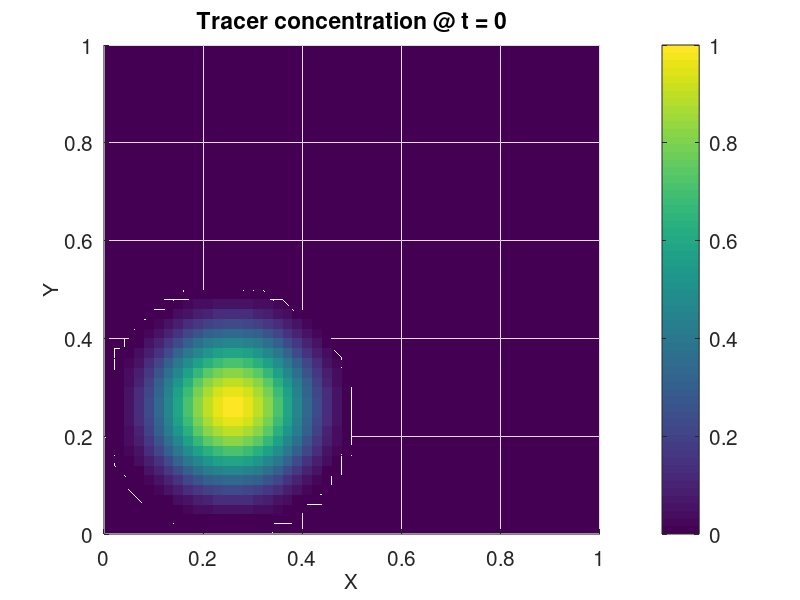
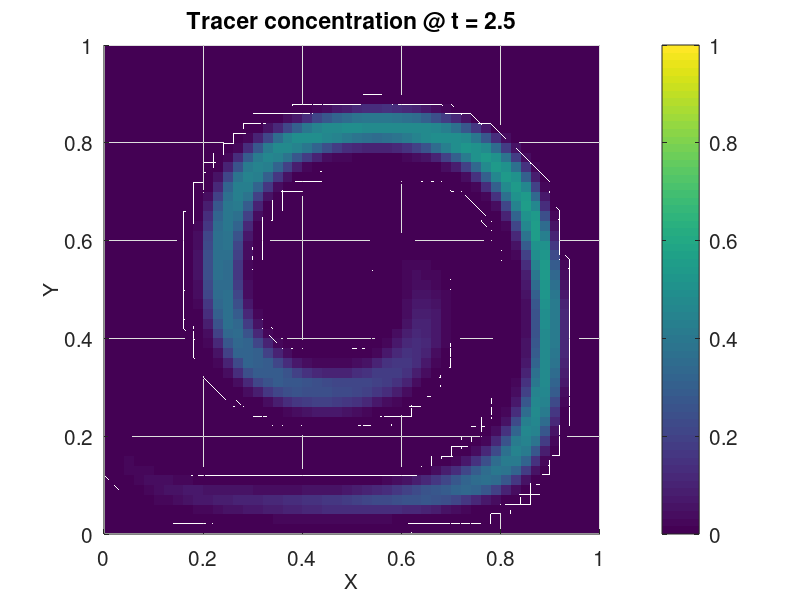
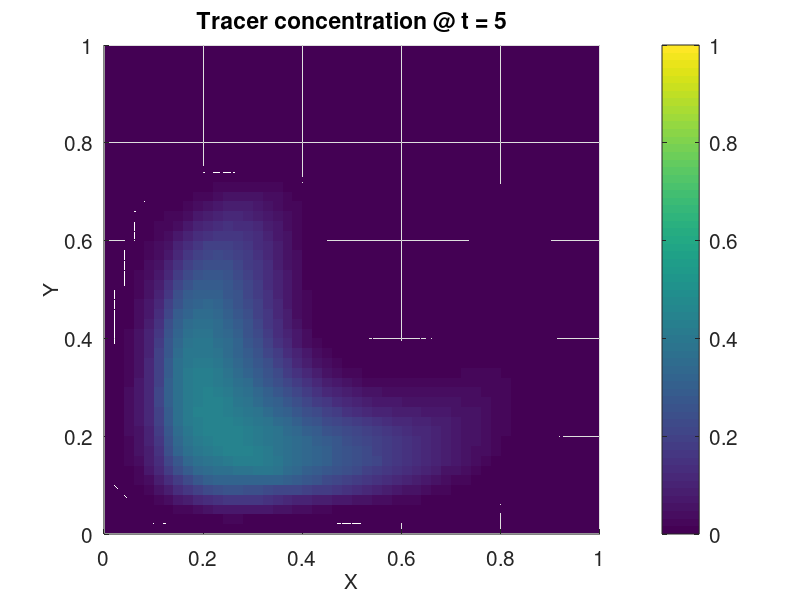

Source code (MATLAB) for these figures, in order:
function [] = plm (dx, USE_STRANG_SPLITTING, USE_EASTER)
% plm (dx, USE_STRANG_SPLITTING, USE_EASTER)
%
% Arguments:
% dx                    : (OPTIONAL) Grid spacing (Default: 0.02)
% USE_STRANG_SPLITTING  : (OPTIONAL) Whether to use Strang splitting (Default: true)
% USE_EASTER            : (OPTIONAL) Whether to use Easter's pseudocompressibility approach (Default: true)

if nargin == 0
    dx = 0.02;
end
if nargin <= 1
    USE_STRANG_SPLITTING = true;
end
if nargin <= 2
    USE_EASTER = true;
end

% Initialization
[X, Y, tracer, dt] = initialize(dx);
plot_tracer(X, Y, tracer, 0)

% Advect 2.5 units and plot
tracer = advect_tracer(X, Y, tracer, dx, dt, 0, 2.5, USE_STRANG_SPLITTING, USE_EASTER);
plot_tracer(X, Y, tracer, 2.5)

% Advect from time 2.5 to 5 and plot
tracer = advect_tracer(X, Y, tracer, dx, dt, 2.5, 5, USE_STRANG_SPLITTING, USE_EASTER);
plot_tracer(X, Y, tracer, 5)


end

% ===============================================================================================
function tracer = advect_tracer(X, Y, tracer, dx, dt, time_begin, time_end, USE_STRANG_SPLITTING, USE_EASTER)

time = time_begin;
first_x_then_y = true;

% ******************************************************************************
% MAIN LOOP
% ******************************************************************************
while time < time_end

    % Adapt timestep at the very last step, if time_end is not a multiple of dt
    if time_end - time < dt
        dt = time_end - time;
    end
    
    % Compute interface winds, centered in time.
    [u, v] = described_wind(time + dt/2, X, Y, dx);
    
    rho = 1; % Pseudodensity
    tracer_rho = tracer(2:end-1, 2:end-1) .* rho; % Tracer times density
    
    if ~USE_STRANG_SPLITTING
        first_x_then_y = true;
    end
    
    % Advance in time by reversing the order of integration every timestep (Strang splitting)
    if first_x_then_y
        [tracer, rho, tracer_rho] = compute_x_direction(dx, dt, u, tracer, rho, tracer_rho, USE_EASTER);    
        tracer                    = compute_y_direction(dx, dt, v, tracer, rho, tracer_rho, USE_EASTER);
        first_x_then_y = false;
    else
        [tracer, rho, tracer_rho] = compute_y_direction(dx, dt, v, tracer, rho, tracer_rho, USE_EASTER);
        tracer                    = compute_x_direction(dx, dt, u, tracer, rho, tracer_rho, USE_EASTER); 
        first_x_then_y = true;
    end
    
    time = time + dt;
    
end

end

% ==========================================================================================
function [tracer, rho, tracer_rho] = compute_x_direction(dx, dt, u, tracer, rho, tracer_rho, USE_EASTER)

% Compute one-dimensional scalar flux
F_x = compute_fluxes(dx, dt, u, tracer);

if USE_EASTER
    % Update pseudodensity
    rho = rho - (dt/dx) * (u(:,2:end) - u(:,1:end-1)); % Durran's equation (5.95)
    % Update tracer mass
    tracer_rho = tracer_rho - (dt/dx) * (F_x(:,2:end) - F_x(:,1:end-1)); % eq. (5.96)
    % Update tracer concentrations
    tracer(2:end-1, 2:end-1) = tracer_rho ./ rho; % eq. (5.97)
else
    tracer(2:end-1, 2:end-1) = tracer(2:end-1, 2:end-1) - (dt/dx) * (F_x(:,2:end) - F_x(:,1:end-1));
end

end

% ==========================================================================================
function [tracer, rho, tracer_rho] = compute_y_direction(dx, dt, v, tracer, rho, tracer_rho, USE_EASTER)

% With some transpose-magic, the same flux-computation function can be used for both u and v
F_y = compute_fluxes(dx, dt, v', tracer')';

if USE_EASTER
    rho = rho - (dt/dx) * (v(2:end,:) - v(1:end-1,:)); % Durran's equation (5.98)
    tracer_rho = tracer_rho - (dt/dx) * (F_y(2:end,:) - F_y(1:end-1,:)); % eq. (5.99)
    tracer(2:end-1, 2:end-1) = tracer_rho ./ rho; % eq. (5.100)
else
    tracer(2:end-1, 2:end-1) = tracer(2:end-1, 2:end-1) - (dt/dx) * (F_y(2:end,:) - F_y(1:end-1,:));
end

end

% ============================================
function slope = compute_limited_slope(tracer)
% This function selects the smallest magnitude slope from a set of three slopes 
% (first order forward and backward, and second order centered).

N = size(tracer,1);

% Compute the three slopes
slope_centered = (tracer(2:end-1,3:end) - tracer(2:end-1,1:end-2)) / 2;
slope_right = 2 * (tracer(2:end-1,3:end) - tracer(2:end-1,2:end-1));
slope_left = 2 * (tracer(2:end-1,2:end-1) - tracer(2:end-1,1:end-2));

slope_interior_points = zeros(N-2,N-2);
p_i = slope_centered > 0 & slope_left > 0 & slope_right > 0; % All slopes positive
n_i = slope_centered < 0 & slope_left < 0 & slope_right < 0; % All negative
slope_interior_points(p_i) = min([slope_centered(p_i), slope_left(p_i), slope_right(p_i)], [], 2);
slope_interior_points(n_i) = max([slope_centered(n_i), slope_left(n_i), slope_right(n_i)], [], 2);
% Now, local minima and maxima have slope = 0, corresponding to an upwind scheme.

slope = zeros(size(tracer));
slope(2:end-1,2:end-1) = slope_interior_points;

end

% =================================================
function F = compute_fluxes(dx, dt, u_or_v, tracer)
% Computes one-dimensional fluxes in either direction.

c = u_or_v * dt/dx; % Courant

slope = compute_limited_slope(tracer);

% Use different formulae for positive and negative flow directions. 
% The first one is from the lecture notes, and the second one is straightforward to derive.
F_positive_c = u_or_v .* (tracer(2:end-1,1:end-1) - 0.5 * slope(2:end-1,1:end-1) .* (c - 1));
F_negative_c = u_or_v .* (tracer(2:end-1,2:end) - 0.5 * slope(2:end-1,2:end) .* (c + 1));
F = zeros(size(u_or_v));
F(c <  0) = F_negative_c(c <  0);
F(c >= 0) = F_positive_c(c >= 0);

end

% ===========================================
function [u, v] = described_wind(t, X, Y, dx)
% Described wind components

% Sample at interfaces.
X_i = X + 0.5*dx;
Y_i = Y + 0.5*dx;

% Described velocities
u = sin(pi * X_i(2:end-1, 1:end-1)).^2 .* sin(2*pi * Y_i(2:end-1, 1:end-1)) * cos(pi*t/5);
v = -sin(2*pi * X_i(1:end-1, 2:end-1)) .* sin(pi * Y_i(1:end-1, 2:end-1)).^2 * cos(pi*t/5);

end

% ===========================================
function [X, Y, tracer, dt] = initialize(dx)
% Initialization function

MAX_COURANT = 0.5;

x = 0:dx:1;
y = x;
[X,Y] = meshgrid(x, y); % Create 2D meshes of coordinates for convenience.

% Gaussian bell
r = min(1, 4*sqrt((X-1/4).^2 + (Y-1/4).^2));
tracer = 0.5 * (1 + cos(pi*r));

% Compute timestep based on maximum L1-norm of the wind.
[u0, v0] = described_wind(0, X, Y, dx);
U_L1_norm = abs(u0(:)) + abs(v0(:));
dt = MAX_COURANT * dx / max(U_L1_norm);

end

% ===================================
function plot_tracer(X, Y, tracer, t)

% Plot
figure;
surf(X, Y, tracer, 'edgecolor','none')
view(2)
title(['Tracer concentration @ t = ', num2str(t)], 'fontsize', 15)
set(gca, 'fontsize', 15)
set (gca, 'color', 'b')
ylabel('Y', 'fontsize', 15)
xlabel('X', 'fontsize', 15)
colorbar('fontsize', 15)
caxis([0,1])

% Analyze
format compact
display(['Maximum value @ t = ', num2str(t), ': ', num2str(max(tracer(:)))])
cell_area = (X(1,2) - X(1,1)) * (Y(2,1) - Y(1,1));
total_tracer_amount = cell_area * sum(tracer(:));
display(['Total amount @ t = ', num2str(t), ': ', num2str(total_tracer_amount, '%20.15e\n')])
fprintf('\n')

end
